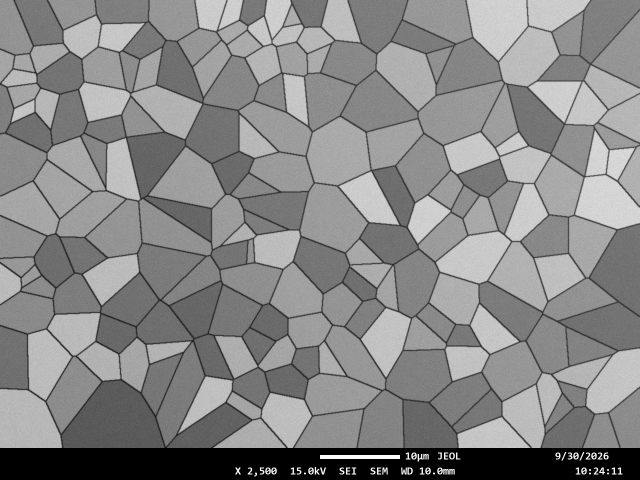
#> input picture assets/tutorial/tutorial_sample_1.png, 1280 x 960 px (shown at 1/2 size)
$ python -i cal_verify.py   (imports and definitions only)   (older library calls are emulated)
#> lines starting #> are read from the running program, lines starting #| are printed output that depends on the picture; after the words box and inside, x2 and y2 are one past the last pixel; in counts of white or black regions, pixels touching at a corner belong together
#> further down, picture is the input picture: shape (960, 1280, 3); min 0, max 255, mean 135.6
### core/grain_detector.py
"""
Grain Detection Engine v2.4
============================
Two-pass architecture: contrast drives segmentation, texture refines it.

PASS 1 — Contrast-based watershed:
  Builds a boundary probability map from 5 contrast/intensity signals
  (DoG, LoG, dark valleys, step change, gradient). Finds grain centers
  as local minima of boundary signal. Runs marker-controlled watershed
  on the boundary map. This handles all grains with visible intensity
  differences at their boundaries.

PASS 2 — Texture orientation split:
  For regions larger than 2x median grain area (likely merged grains),
  computes the structure tensor on the raw image to detect where
  hatching/stripe direction changes. Uses this as an additional
  watershed landscape to split merged grains that have similar
  brightness but different crystallographic orientation.

Key design principle: texture orientation can only ADD splits to the
contrast-based result, never override it. This prevents over-segmentation
on clean images while still catching subtle boundaries on textured ones.
"""

import copy
import os
import sys
import threading
import numpy as np
import cv2
from scipy import ndimage as ndi
from dataclasses import dataclass, field
from typing import List, Optional, Tuple
import logging

from core.metrics import compute_statistics
from core.astm import update_astm
from core.infobar import detect_info_bar
from core.overlay_compose import compose_full_overlay, rc_to_xywh
from core.cancel import AnalysisCancelled, make_cancel_check  # noqa: F401 (re-export)


# UPDATE 4 item 12: scikit-image is loaded on the first detection, not when
# the app starts (this module is imported by the UI at launch; skimage costs
# ~0.15 s warm and much more from a cold disk).  Same names, same calls.
def watershed(*args, **kwargs):
    from skimage.segmentation import watershed as _f
    return _f(*args, **kwargs)


def peak_local_max(*args, **kwargs):
    from skimage.feature import peak_local_max as _f
    return _f(*args, **kwargs)


def regionprops(*args, **kwargs):
    from skimage.measure import regionprops as _f
    return _f(*args, **kwargs)


def threshold_otsu(*args, **kwargs):
    from skimage.filters import threshold_otsu as _f
    return _f(*args, **kwargs)


def gaussian(*args, **kwargs):
    from skimage.filters import gaussian as _f
    return _f(*args, **kwargs)

logger = logging.getLogger(__name__)


@dataclass
class GrainResult:
    grain_id: int
    area_px: float
    area_um2: float
    perimeter_px: float
    perimeter_um: float
    equivalent_diameter_px: float
    equivalent_diameter_um: float
    major_axis_um: float
    minor_axis_um: float
    aspect_ratio: float
    circularity: float
    eccentricity: float
    centroid_x: float
    centroid_y: float
    bbox: Tuple[int, int, int, int]


@dataclass
class AnalysisResult:
    grains: List[GrainResult] = field(default_factory=list)
    grain_count: int = 0
    label_image: Optional[np.ndarray] = None
    overlay_image: Optional[np.ndarray] = None
    binary_image: Optional[np.ndarray] = None
    px_per_um: float = 0.0
    has_calibration: bool = False
    mean_area_um2: float = 0.0
    std_area_um2: float = 0.0
    median_area_um2: float = 0.0
    min_area_um2: float = 0.0
    max_area_um2: float = 0.0
    mean_diameter_um: float = 0.0
    std_diameter_um: float = 0.0
    mean_circularity: float = 0.0
    mean_aspect_ratio: float = 0.0
    total_analyzed_area_um2: float = 0.0   # = valid (test-field) area
    grain_coverage_pct: float = 0.0        # grain area / valid area
    # Test-field bookkeeping (DET-02). The valid mask is in the same
    # (auto-cropped) coordinates as label_image.
    valid_mask: Optional[np.ndarray] = None
    valid_area_px: float = 0.0
    valid_area_um2: float = 0.0
    invalid_area_pct: float = 0.0
    # ASTM E112 / E1382 (DET-04, INN-26): JSON-able dict produced by
    # core.astm.AstmResult.to_dict() for the full (unedited) field, and the
    # primary grain-size number (None when uncalibrated).
    astm: dict = field(default_factory=dict)
    astm_g: Optional[float] = None
    # Auto-crop / SEM data bar (DET-05).  All in the coordinates of the
    # image passed to GrainDetector.analyze():
    #   auto_crop_rect  (r0, c0, r1, c1) of the analysed sub-image, or None
    #                   when the whole image was analysed; label_image,
    #                   binary_image, valid_mask and grain coordinates are
    #                   relative to (r0, c0).  overlay_image is the
    #                   exception: always the FULL input frame (crop overlay
    #                   pasted at (r0, c0) + analysed-region outline; see
    #                   core.overlay_compose) because it is what gets exported.
    #   info_bar_rect   (x, y, w, h) of the detected data bar (bottom bar
    #                   preferred), or None.
    #   info_bar        detect_info_bar(...).to_dict() (analysis_rect,
    #                   bar_rect, confidence, bars) or {}.
    auto_crop_rect: Optional[Tuple[int, int, int, int]] = None
    info_bar_rect: Optional[Tuple[int, int, int, int]] = None
    info_bar: dict = field(default_factory=dict)
    # AI-assisted detection compute device (UPDATE 4 item 10b).  Empty for
    # the boundary/threshold pipelines.
    #   ai_device_requested  "auto" | "gpu" | "cpu" as asked for
    #   ai_device            "gpu" | "cpu" -- where SAM actually ran
    #   ai_device_name       GPU model name, or "CPU"
    #   ai_device_fallback   True when the GPU was used/asked for but this
    #                        image had to be re-run on the CPU (out of GPU
    #                        memory or a GPU error); ai_device_note explains.
    ai_device_requested: str = ""
    ai_device: str = ""
    ai_device_name: str = ""
    ai_device_fallback: bool = False
    ai_device_note: str = ""


@dataclass
class DetectionParams:
    """Detection parameters.

    Invalid-region (pure black) gate — DET-01
    ----------------------------------------
    invalid_intensity_threshold
        uint8 gray level at or below which a pixel is a candidate "no
        specimen information" pixel (black info bar, detector drop-out,
        masked area, deep pore).  Also the minimum mean intensity a
        detected region must have to be reported as a grain.  0 disables
        the whole gate (legacy v2.3 behaviour).  Default 12: SEM
        secondary/back-scatter images of real grains, even dark phases,
        sit well above this; true black is 0-10.
    invalid_min_width_px
        A dark structure only counts as invalid if it is at least this
        thick (morphological opening with a disk of this diameter).
        Thinner dark lines are grain-boundary grooves and stay VALID so
        they keep separating grains.
    invalid_min_area_px
        A thick dark blob must also cover at least this many pixels to be
        invalid (groove triple junctions and small pits stay valid; regions
        seeded inside them are still rejected by the mean-intensity gate).
    min_valid_fraction
        A region is dropped if less than this fraction of its pixels lie in
        the valid mask.
    sam_min_intensity_std
        SAM only: masks whose gray-level standard deviation is below this
        are near-uniform (flat black/saturated patches) and are rejected.
        Real grains carry detector noise and texture (std > ~3).

    AI compute device -- UPDATE 4 item 10b
    --------------------------------------
    sam_device
        "auto" (default: GPU when usable, else CPU -- the v3.0 behaviour),
        "gpu" (NVIDIA GPU; raises core.ai_device.GpuUnavailableError when
        none is usable) or "cpu".  Only used by the AI-assisted mode; does
        not change measurements (same SAM settings on both devices).
    """
    blur_sigma: float = 1.5
    threshold_offset: float = -0.1
    min_grain_size_px: int = 50
    max_grain_size_px: int = 0
    watershed_min_dist: int = 5
    dark_grains: bool = False
    use_watershed: bool = True
    morph_close_size: int = 3
    morph_open_size: int = 2
    edge_sensitivity: float = 1.5
    use_adaptive: bool = True
    adaptive_block_size: int = 0
    use_clahe: bool = True
    clahe_clip_limit: float = 2.0
    boundary_weight: float = 0.5
    detection_mode: str = "auto"
    invalid_intensity_threshold: int = 12
    invalid_min_width_px: int = 9
    invalid_min_area_px: int = 400
    min_valid_fraction: float = 0.5
    sam_min_intensity_std: float = 1.5
    # ASTM E112 procedure (INN-26): "both" | "planimetric" |
    # "intercept_lines" | "intercept_circles"; test-line spacing as a
    # multiple of the mean ECD.
    astm_method: str = "both"
    astm_pattern_spacing_factor: float = 2.0
    # DET-05: detect the SEM data/info bar (full-width uniform band with
    # sparse text / scale bar, bottom or top) and exclude it from analysis
    # even when no scan area is drawn.  See core/infobar.py.
    auto_exclude_info_bar: bool = True
    sam_device: str = "auto"


# ======================================================================
# Valid-pixel mask (DET-01)
# ======================================================================

def compute_valid_mask(gray, threshold=12, min_width_px=9, min_area_px=400):
    """Return a bool mask, True where the image carries specimen information.

    A pixel is INVALID only if it belongs to a dark (``<= threshold`` raw or
    after a 3x3 median, which absorbs isolated shot noise in black areas)
    structure that is both

    * thick — survives a morphological opening with a disk of diameter
      ``min_width_px`` (i.e. its distance transform reaches the disk
      radius), then one conditional dilation back into the dark set
      restores the corners the opening rounded off, and
    * large — the opened component covers ``>= min_area_px`` pixels.

    Thin dark grain-boundary grooves fail the width test and therefore stay
    valid, so the boundary pipelines can still use them as separators.
    ``threshold <= 0`` disables the gate (all pixels valid).
    """
#> called with threshold = 12, min_width_px = 9, min_area_px = 400
    gray = np.asarray(gray)
    if gray.ndim == 3:
        gray = cv2.cvtColor(gray, cv2.COLOR_BGR2GRAY)
    if threshold is None or threshold <= 0:
        return np.ones(gray.shape[:2], dtype=bool)
    g = gray if gray.dtype == np.uint8 else np.clip(gray, 0, 255).astype(np.uint8)
    # raw OR median: the median fills isolated bright noise pixels inside
    # black areas, the raw test keeps exact corners (median rounds them);
    # isolated dark noise pixels inside grains are removed by the opening.
    dark = ((g <= threshold) | (cv2.medianBlur(g, 3) <= threshold)
            ).astype(np.uint8)
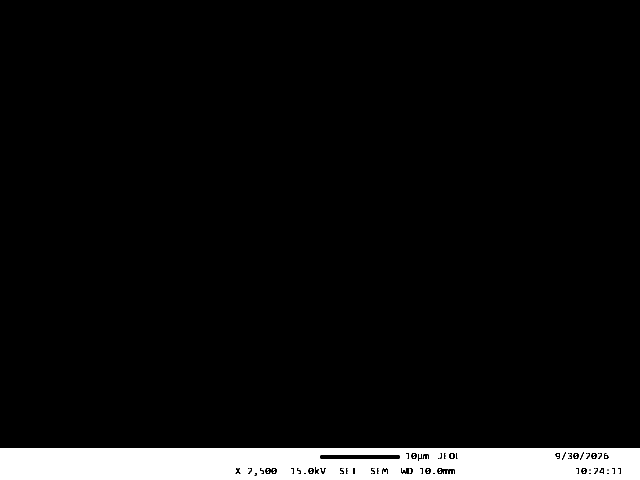
#> dark: shape (960, 1280) (shown at 1/2 size); values 0 (black) and 1 (white), 6.2% white; 24 white regions (21 under 20 px), largest, box (x1, y1, x2, y2) and area: (0, 896, 1280, 960) 76054, (902, 908, 906, 916) 32, (818, 937, 822, 947) 32
    if not dark.any():
        return np.ones(g.shape, dtype=bool)
    k = int(max(1, min_width_px))
    if k > 1:
        kern = cv2.getStructuringElement(cv2.MORPH_ELLIPSE, (k, k))
        thick = cv2.morphologyEx(dark, cv2.MORPH_OPEN, kern)
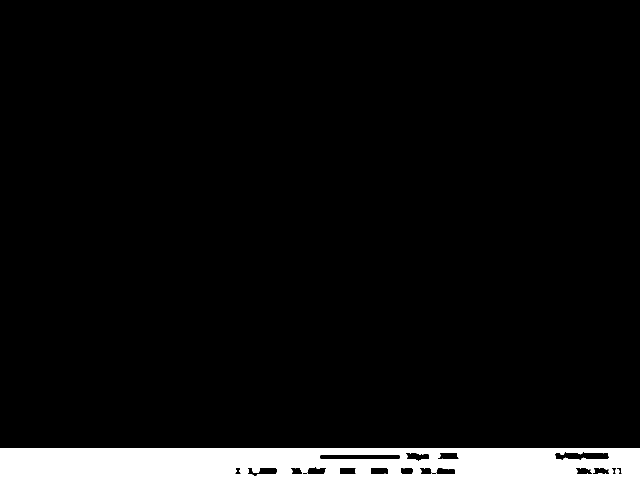
#> thick: shape (960, 1280) (shown at 1/2 size); values 0 (black) and 1 (white), 6% white; 1 white region, box (x1, y1, x2, y2) and area: (0, 896, 1280, 960) 74106
        # The opening rounds convex corners of black regions; one
        # conditional dilation (within ``dark``) restores them. Thin grooves
        # only become invalid within k/2 px of a thick black region.
        thick = cv2.dilate(thick, kern) & dark
#> thick: shape (960, 1280); values 0 (black) and 1 (white), 6.2% white; 31 white regions (30 under 20 px), largest, box (x1, y1, x2, y2) and area: (0, 896, 1280, 960) 75595
    else:
        thick = dark
    if min_area_px and min_area_px > 1 and thick.any():
        n, lab, stats, _ = cv2.connectedComponentsWithStats(thick, connectivity=8)
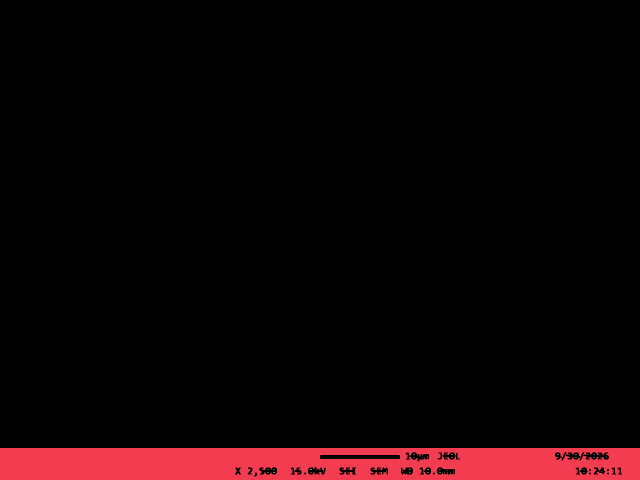
#> lab: shape (960, 1280) int32 (shown at 1/2 size); 32 distinct labels, from 0 to 31; one colour per label, 0 black
#> n = 32; stats = 32 rows, first 6: [0, 0, 1280, 953, 1153095], [0, 896, 1280, 64, 75595], [826, 908, 4, 1, 4], [902, 908, 4, 1, 4], [1114, 908, 4, 2, 4], [1150, 908, 4, 1, 4]
        keep = stats[:, cv2.CC_STAT_AREA] >= min_area_px
        keep[0] = False
        thick = keep[lab]
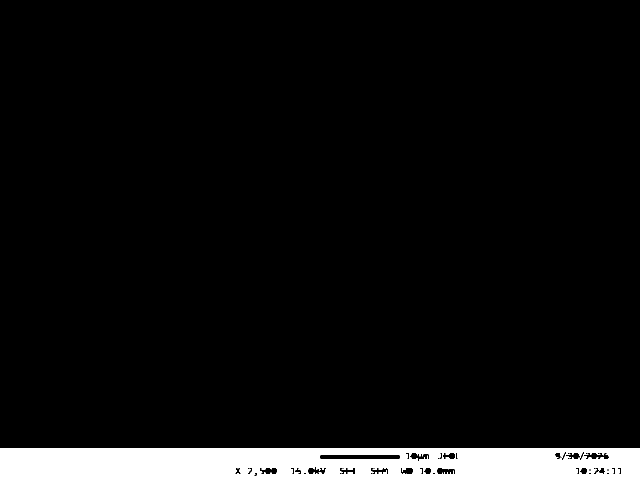
#> thick: shape (960, 1280) bool (shown at 1/2 size); 6.2% white; 1 white region, box (x1, y1, x2, y2) and area: (0, 896, 1280, 960) 75595
    return ~thick.astype(bool)
#> (the rest of the program and of its run is left out)
